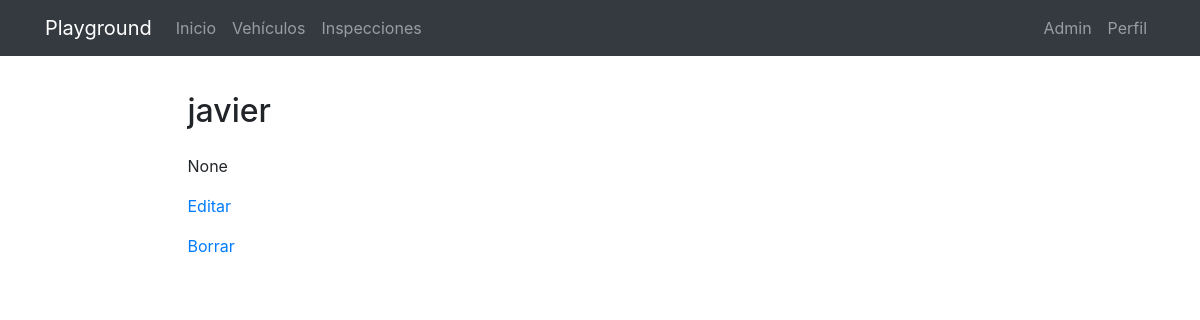
Before: /profiles/1/javier (signed in) with the older database file.
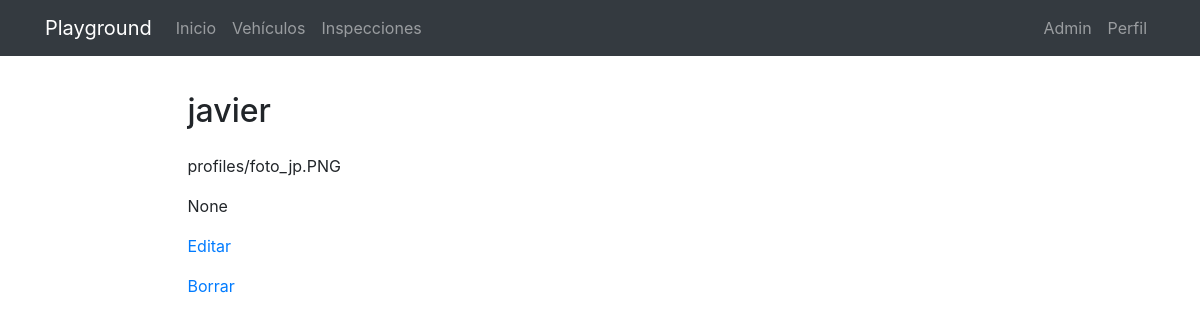
After: the same page with the newer database file.
### profiles/models.py (models this page shows)
class Profile(models.Model):
	user = models.OneToOneField(User, on_delete=models.CASCADE)
	avatar = models.ImageField(upload_to='profiles',null=True, blank=True)
	bio = models.CharField(verbose_name='Biografía',null=True,blank=True,max_length=500)
	link = models.URLField(max_length=200, null=True,blank=True)

### profiles/views.py (the view, shortened to what this page needs)
# urls.py: path('<int:pk>/<slug:slug>',ProfileDetailView.as_view(),name='detail_profile'),
@method_decorator(login_required,name='dispatch')
class ProfileDetailView(DetailView):
	model = Profile
	template_name = 'profiles/profile_detail.html'

### profiles/templates/profiles/profile_detail.html (shortened to what this page needs)
{% extends 'core/base.html' %}
{% load static %}
{% block content %}
<main role="main">
  <div class="container">
    <div class="row mt-3">
      <div class="col-md-9 mx-auto">
        <h2 class="section-heading mb-4">{{profile.user}}</h2>
        <div>
          <td>
          <th><p>{{profile.avatar|safe}}</p></th>
          <th><p>{{profile.link|safe}}</p></th>
          </td>
          {% if request.user.is_staff %}
            <p><a href="{% url 'profiles:update_profile' profile.id %}">Editar</a></p>
            <p><a href="{% url 'profiles:delete_profile' profile.id %}">Borrar</a></p>
          {% endif %}
        </div>
      </div>
    </div>
  </div>
</main>
{% endblock %}

Changed rows visible on the page:
changed Profile "None": avatar (not shown) → "profiles/foto_jp.PNG"
